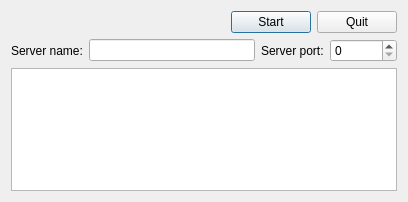
<?xml version="1.0" encoding="UTF-8"?>
<ui version="4.0">
 <class>ServerWidget</class>
 <widget class="QDialog" name="ServerWidget">
  <property name="geometry">
   <rect>
    <x>0</x>
    <y>0</y>
    <width>408</width>
    <height>202</height>
   </rect>
  </property>
  <property name="windowTitle">
   <string>Dialog</string>
  </property>
  <layout class="QVBoxLayout" name="verticalLayout_2">
   <item>
    <layout class="QVBoxLayout" name="verticalLayout">
     <item>
      <layout class="QHBoxLayout" name="horizontalLayout_8">
       <item>
        <spacer name="horizontalSpacer_3">
         <property name="orientation">
          <enum>Qt::Horizontal</enum>
         </property>
         <property name="sizeHint" stdset="0">
          <size>
           <width>128</width>
           <height>20</height>
          </size>
         </property>
        </spacer>
       </item>
       <item>
        <widget class="QPushButton" name="start">
         <property name="text">
          <string>Start</string>
         </property>
        </widget>
       </item>
       <item>
        <widget class="QPushButton" name="quit">
         <property name="text">
          <string>Quit</string>
         </property>
        </widget>
       </item>
      </layout>
     </item>
     <item>
      <layout class="QHBoxLayout" name="horizontalLayout_9">
       <item>
        <widget class="QLabel" name="label">
         <property name="text">
          <string>Server name:</string>
         </property>
        </widget>
       </item>
       <item>
        <widget class="QLineEdit" name="lineEdit"/>
       </item>
       <item>
        <widget class="QLabel" name="serverPortLabel">
         <property name="text">
          <string>Server port:</string>
         </property>
        </widget>
       </item>
       <item>
        <widget class="QSpinBox" name="portBox">
         <property name="maximum">
          <number>999999999</number>
         </property>
        </widget>
       </item>
      </layout>
     </item>
     <item>
      <widget class="QListWidget" name="listWidget"/>
     </item>
    </layout>
   </item>
  </layout>
 </widget>
 <resources/>
 <connections/>
</ui>
